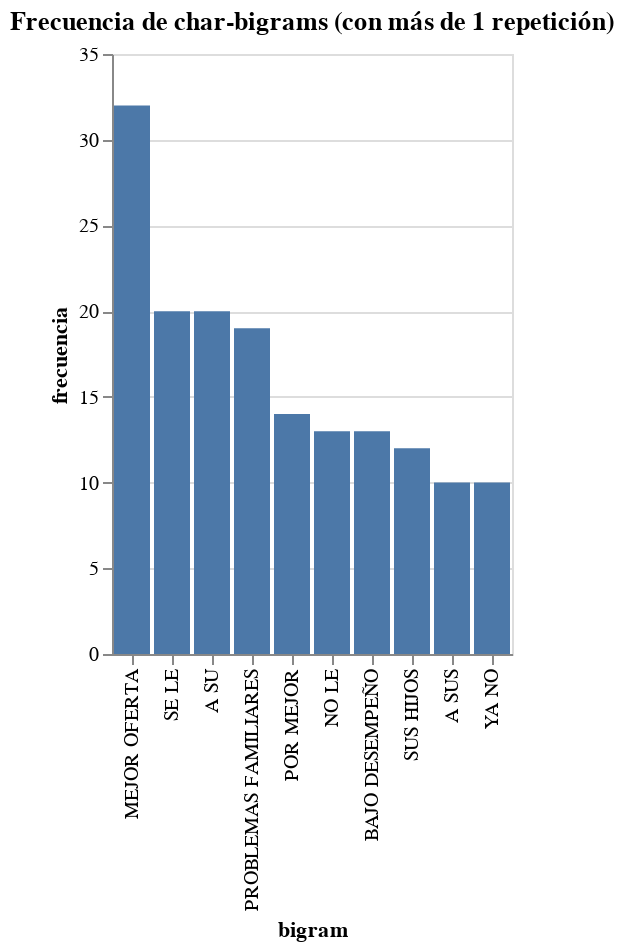

Here is the notebook cell this chart was saved with:
### Code cell
# plot
alt.Chart(source).mark_bar().encode(
    alt.X("bigram",sort="-y"),
    y="frecuencia",
    tooltip=["bigram","chr_1","chr_2","frecuencia"]
).properties(
    title="Frecuencia de char-bigrams (con más de 1 repetición)"
)

### Figure 1 — Vega-Lite specification as saved in the notebook (floating-point values rounded to 4 significant figures)
{"config": {"view": {"continuousWidth": 400, "continuousHeight": 300}}, "data": {"name": "data-08ebfeb6d39b453ff3798775fb53c647"}, "mark": "bar", "encoding": {"tooltip": [{"field": "bigram", "type": "nominal"}, {"field": "chr_1", "type": "nominal"}, {"field": "chr_2", "type": "nominal"}, {"field": "frecuencia", "type": "quantitative"}], "x": {"field": "bigram", "sort": "-y", "type": "nominal"}, "y": {"field": "frecuencia", "type": "quantitative"}}, "title": "Frecuencia de char-bigrams (con más de 1 repetición)", "$schema": "https://vega.github.io/schema/vega-lite/v4.17.0.json", "datasets": {"data-08ebfeb6d39b453ff3798775fb53c647": [{"chr_1": "MEJOR", "chr_2": "OFERTA", "frecuencia": 32, "bigram": "MEJOR OFERTA"}, {"chr_1": "SE", "chr_2": "LE", "frecuencia": 20, "bigram": "SE LE"}, {"chr_1": "A", "chr_2": "SU", "frecuencia": 20, "bigram": "A SU"}, {"chr_1": "PROBLEMAS", "chr_2": "FAMILIARES", "frecuencia": 19, "bigram": "PROBLEMAS FAMILIARES"}, {"chr_1": "POR", "chr_2": "MEJOR", "frecuencia": 14, "bigram": "POR MEJOR"}, {"chr_1": "NO", "chr_2": "LE", "frecuencia": 13, "bigram": "NO LE"}, {"chr_1": "BAJO", "chr_2": "DESEMPEÑO", "frecuencia": 13, "bigram": "BAJO DESEMPEÑO"}, {"chr_1": "SUS", "chr_2": "HIJOS", "frecuencia": 12, "bigram": "SUS HIJOS"}, {"chr_1": "A", "chr_2": "SUS", "frecuencia": 10, "bigram": "A SUS"}, {"chr_1": "YA", "chr_2": "NO", "frecuencia": 10, "bigram": "YA NO"}]}}
